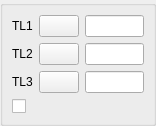
<ui version="4.0" >
 <class>DlgRef_3Sel1Check_QTD</class>
 <widget class="QWidget" name="DlgRef_3Sel1Check_QTD" >
  <property name="geometry" >
   <rect>
    <x>0</x>
    <y>0</y>
    <width>156</width>
    <height>126</height>
   </rect>
  </property>
  <property name="sizePolicy" >
   <sizepolicy>
    <hsizetype>5</hsizetype>
    <vsizetype>5</vsizetype>
    <horstretch>0</horstretch>
    <verstretch>0</verstretch>
   </sizepolicy>
  </property>
  <property name="windowTitle" >
   <string/>
  </property>
  <layout class="QGridLayout" >
   <property name="margin" >
    <number>0</number>
   </property>
   <property name="spacing" >
    <number>0</number>
   </property>
   <item row="0" column="0" >
    <widget class="QGroupBox" name="GroupBox1" >
     <property name="sizePolicy" >
      <sizepolicy>
       <hsizetype>5</hsizetype>
       <vsizetype>5</vsizetype>
       <horstretch>0</horstretch>
       <verstretch>0</verstretch>
      </sizepolicy>
     </property>
     <property name="title" >
      <string/>
     </property>
     <layout class="QGridLayout" >
      <property name="margin" >
       <number>9</number>
      </property>
      <property name="spacing" >
       <number>6</number>
      </property>
      <item row="3" column="0" colspan="3" >
       <widget class="QCheckBox" name="CheckButton1" >
        <property name="text" >
         <string/>
        </property>
       </widget>
      </item>
      <item row="0" column="2" >
       <widget class="QLineEdit" name="LineEdit1" />
      </item>
      <item row="2" column="0" >
       <widget class="QLabel" name="TextLabel3" >
        <property name="sizePolicy" >
         <sizepolicy>
          <hsizetype>0</hsizetype>
          <vsizetype>0</vsizetype>
          <horstretch>0</horstretch>
          <verstretch>0</verstretch>
         </sizepolicy>
        </property>
        <property name="text" >
         <string>TL3</string>
        </property>
        <property name="wordWrap" >
         <bool>false</bool>
        </property>
       </widget>
      </item>
      <item row="2" column="2" >
       <widget class="QLineEdit" name="LineEdit3" />
      </item>
      <item row="2" column="1" >
       <widget class="QPushButton" name="PushButton3" >
        <property name="sizePolicy" >
         <sizepolicy>
          <hsizetype>0</hsizetype>
          <vsizetype>0</vsizetype>
          <horstretch>0</horstretch>
          <verstretch>0</verstretch>
         </sizepolicy>
        </property>
        <property name="text" >
         <string/>
        </property>
       </widget>
      </item>
      <item row="1" column="0" >
       <widget class="QLabel" name="TextLabel2" >
        <property name="sizePolicy" >
         <sizepolicy>
          <hsizetype>0</hsizetype>
          <vsizetype>0</vsizetype>
          <horstretch>0</horstretch>
          <verstretch>0</verstretch>
         </sizepolicy>
        </property>
        <property name="text" >
         <string>TL2</string>
        </property>
        <property name="wordWrap" >
         <bool>false</bool>
        </property>
       </widget>
      </item>
      <item row="1" column="2" >
       <widget class="QLineEdit" name="LineEdit2" />
      </item>
      <item row="1" column="1" >
       <widget class="QPushButton" name="PushButton2" >
        <property name="sizePolicy" >
         <sizepolicy>
          <hsizetype>0</hsizetype>
          <vsizetype>0</vsizetype>
          <horstretch>0</horstretch>
          <verstretch>0</verstretch>
         </sizepolicy>
        </property>
        <property name="text" >
         <string/>
        </property>
       </widget>
      </item>
      <item row="0" column="0" >
       <widget class="QLabel" name="TextLabel1" >
        <property name="sizePolicy" >
         <sizepolicy>
          <hsizetype>0</hsizetype>
          <vsizetype>0</vsizetype>
          <horstretch>0</horstretch>
          <verstretch>0</verstretch>
         </sizepolicy>
        </property>
        <property name="text" >
         <string>TL1</string>
        </property>
        <property name="wordWrap" >
         <bool>false</bool>
        </property>
       </widget>
      </item>
      <item row="0" column="1" >
       <widget class="QPushButton" name="PushButton1" >
        <property name="sizePolicy" >
         <sizepolicy>
          <hsizetype>0</hsizetype>
          <vsizetype>0</vsizetype>
          <horstretch>0</horstretch>
          <verstretch>0</verstretch>
         </sizepolicy>
        </property>
        <property name="text" >
         <string/>
        </property>
       </widget>
      </item>
     </layout>
    </widget>
   </item>
  </layout>
 </widget>
 <layoutdefault spacing="6" margin="11" />
 <pixmapfunction>qPixmapFromMimeSource</pixmapfunction>
 <tabstops>
  <tabstop>PushButton1</tabstop>
  <tabstop>LineEdit1</tabstop>
  <tabstop>PushButton2</tabstop>
  <tabstop>LineEdit2</tabstop>
  <tabstop>PushButton3</tabstop>
  <tabstop>LineEdit3</tabstop>
 </tabstops>
 <resources/>
 <connections/>
</ui>
